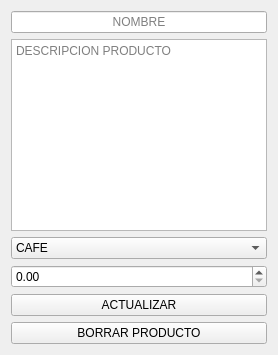
         <widget class="QWidget" name="widget_actualizar_productos">
          <layout class="QVBoxLayout" name="verticalLayout_16">
           <item>
            <layout class="QVBoxLayout" name="verticalLayout_9">
             <item>
              <widget class="QLineEdit" name="line_nombre_eproducto">
               <property name="alignment">
                <set>Qt::AlignmentFlag::AlignCenter</set>
               </property>
               <property name="placeholderText">
                <string>NOMBRE</string>
               </property>
              </widget>
             </item>
             <item>
              <widget class="QTextEdit" name="text_descripcion_eproducto">
               <property name="tabletTracking">
                <bool>false</bool>
               </property>
               <property name="tabChangesFocus">
                <bool>true</bool>
               </property>
               <property name="placeholderText">
                <string>DESCRIPCION PRODUCTO</string>
               </property>
              </widget>
             </item>
             <item>
              <widget class="QComboBox" name="combo_eproducto">
               <item>
                <property name="text">
                 <string>CAFE</string>
                </property>
                <property name="icon">
                 <iconset>
                  <normaloff>../images/coffee.png</normaloff>../images/coffee.png</iconset>
                </property>
               </item>
               <item>
                <property name="text">
                 <string>TE</string>
                </property>
                <property name="icon">
                 <iconset>
                  <normaloff>../images/te.png</normaloff>../images/te.png</iconset>
                </property>
               </item>
               <item>
                <property name="text">
                 <string>CERVEZA</string>
                </property>
                <property name="icon">
                 <iconset>
                  <normaloff>../images/cerveza.png</normaloff>../images/cerveza.png</iconset>
                </property>
               </item>
               <item>
                <property name="text">
                 <string>COMIDA</string>
                </property>
                <property name="icon">
                 <iconset>
                  <normaloff>../images/sandwich.png</normaloff>../images/sandwich.png</iconset>
                </property>
               </item>
               <item>
                <property name="text">
                 <string>PASTELERIA</string>
                </property>
                <property name="icon">
                 <iconset>
                  <normaloff>../images/pastel.png</normaloff>../images/pastel.png</iconset>
                </property>
               </item>
               <item>
                <property name="text">
                 <string>CHOCOLATE</string>
                </property>
                <property name="icon">
                 <iconset>
                  <normaloff>../images/chocolate.png</normaloff>../images/chocolate.png</iconset>
                </property>
               </item>
               <item>
                <property name="text">
                 <string>MALTEADAS</string>
                </property>
                <property name="icon">
                 <iconset>
                  <normaloff>../images/batido.png</normaloff>../images/batido.png</iconset>
                </property>
               </item>
              </widget>
             </item>
             <item>
              <widget class="QDoubleSpinBox" name="double_precio_eproducto">
               <property name="maximum">
                <double>9999999999.989999771118164</double>
               </property>
              </widget>
             </item>
             <item>
              <widget class="QPushButton" name="boton_actualizar_eproducto">
               <property name="text">
                <string>ACTUALIZAR</string>
               </property>
              </widget>
             </item>
             <item>
              <widget class="QPushButton" name="boton_borrar_eproducto">
               <property name="text">
                <string>BORRAR PRODUCTO</string>
               </property>
              </widget>
             </item>
            </layout>
           </item>
          </layout>
         </widget>
